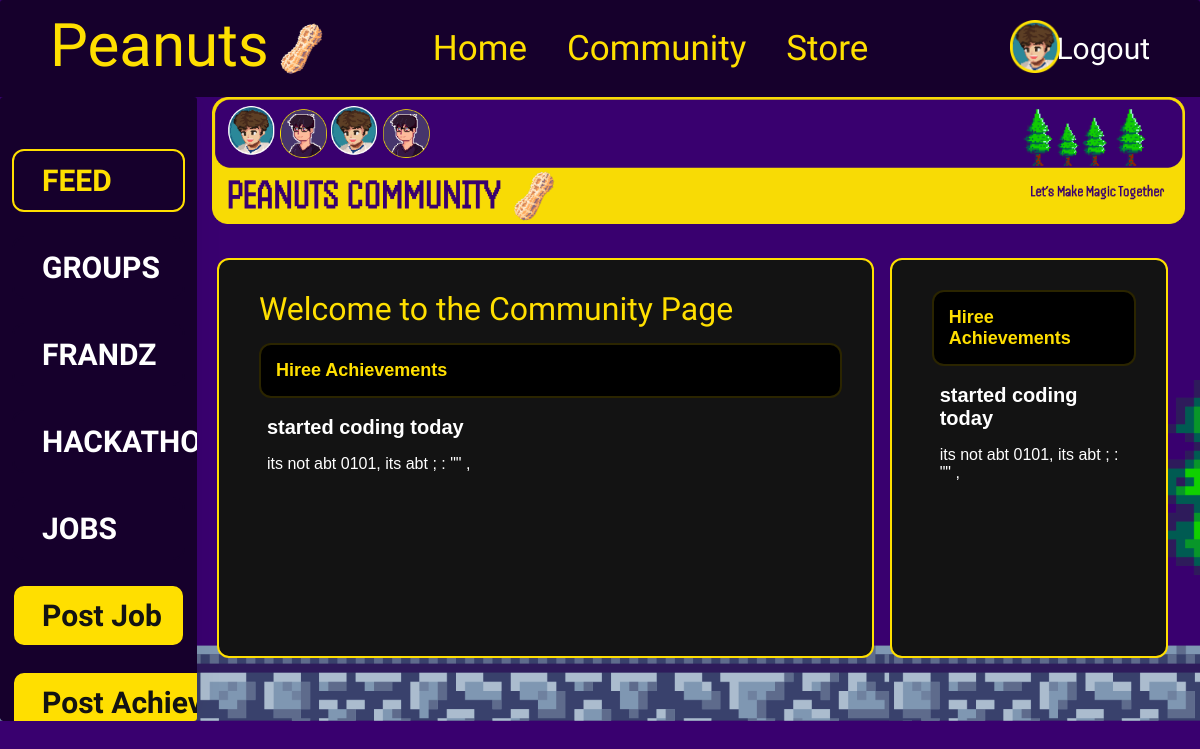
Before: /accounts/community/feed/ (signed in) with the older database file.
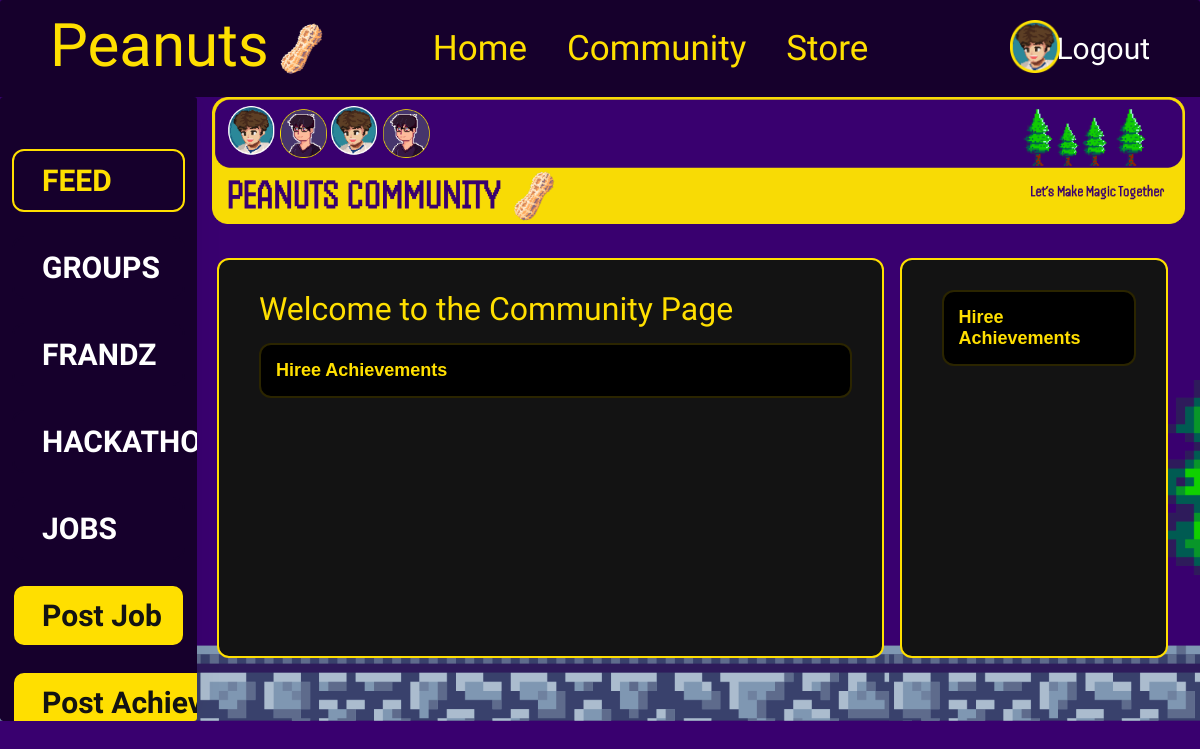
After: the same page with the newer database file.
### mainApp/models.py (models this page shows, shortened)
class Achievement(models.Model):
    title = models.CharField(max_length=200)
    description = models.TextField()
    posted_at = models.DateTimeField(auto_now_add=True)

### mainApp/views.py (the view)
# urls.py: path('accounts/community/feed/', views.community_feed, name='community_feed'),
@login_required
def community_feed(request):
    achievements = Achievement.objects.all()
    context = {
        'achievements': achievements,
    }
    return render(request, 'community_feed.html', context)

### mainApp/templates/community_feed.html (shortened to what the changed rows need)
<!DOCTYPE html>
<html lang="en">
<head>
    {% load static %}
    <link rel="stylesheet" href="{% static 'index.css' %}">
    <link rel="stylesheet" href="{% static 'community.css' %}">
    <link rel="stylesheet" href="{% static 'cursor.css' %}">
</head>
<body>
    <div class="_3d-pixel-cursor__arrow">
        <div class="main">
            <main>
                <div class="page-content">
                    <div class="main-container">
                        <h1 class="community_heading">Welcome to the Community Page</h1>
                        <div class="Available_Jobs">
                            <h2>Hiree Achievements</h2>
                            <ul class="jobs">
                                {% for achievement in achievements %}
                                <li class="job_description">
                                    <h3>{{ achievement.title }}</h3>
                                    <p>{{ achievement.description }}</p>
                                </li>
                                {% endfor %}
                            </ul>
                        </div>
                    </div>
                    <div class="side-container">
                        <div class="Available_Jobs">
                            <h2>Hiree Achievements</h2>
                            <ul class="jobs">
                                {% for achievement in achievements %}
                                <li class="job_description">
                                    <h3>{{ achievement.title }}</h3>
                                    <p>{{ achievement.description }}</p>
                                </li>
                                {% endfor %}
                            </ul>
                        </div>
                    </div>
                </div>
            </main>
        </div>
    </div>
</body>
</html>

Changed rows visible on the page:
removed Achievement: title "started coding today", description "its not abt 0101, its abt ; : \"\" ,"
